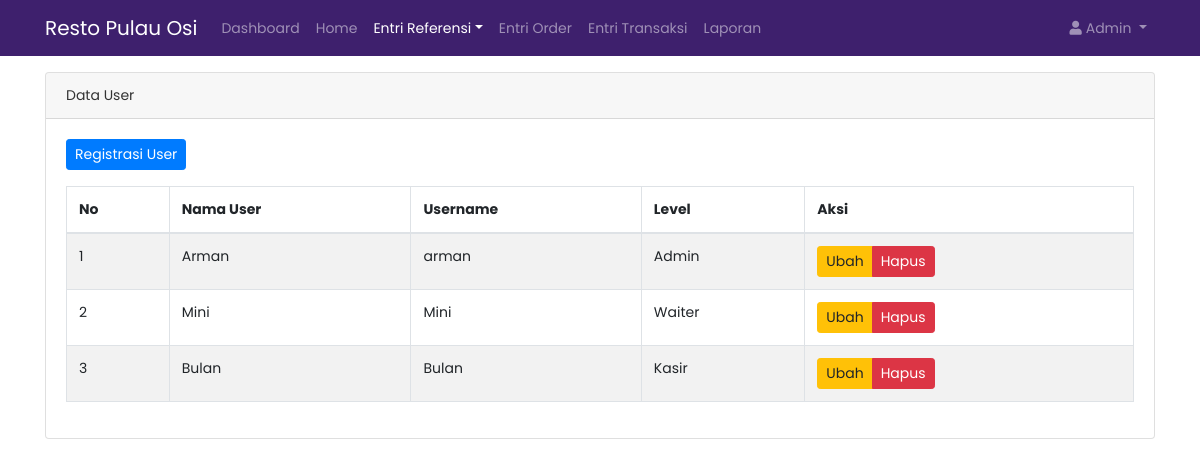
/dashboard/index.php?user (signed in), run on the app's committed database.
### tables this page shows
CREATE TABLE `tb_user` (
  `id_user` int(11) NOT NULL,
  `username` varchar(128) NOT NULL,
  `password` varchar(128) NOT NULL,
  `nama_user` varchar(128) NOT NULL,
  `id_level` int(1) NOT NULL
);

### dashboard/admin/data_user.php (the view, shortened to what this page needs)
<div class="container mt-3">
	<div class="card">
		<div class="card-header">
			Data User
		</div>
		<div class="card-body">
			<?php if ($_SESSION['level'] == "Admin"): ?>
				<a href="index.php?registrasi"><button class="btn btn-primary btn-sm mb-3">Registrasi User</button></a>
			<?php endif ?>
			<table class="table table-bordered table-hover table-striped" id="tabel">
				<thead>
					<tr>
						<th>No</th>
						<th>Nama User</th>
						<th>Username</th>
						<th>Level</th>
						<?php if ($_SESSION['level'] == "Admin"): ?>
							<th>Aksi</th>
						<?php endif ?>
					</tr>
				</thead>
				<tbody>
					<?php
					$i = 1;
					$sql = mysqli_query($kon, "SELECT * FROM tb_user");
					while ($data = mysqli_fetch_array($sql)) : ?>
						<tr>
							<td><?= $i++; ?></td>
							<td><?= $data['nama_user'] ?></td>
							<td><?= $data['username'] ?></td>
							<?php
							if ($data['id_level'] == 1) {
								$level = "Admin";
							} elseif ($data['id_level'] == 2) {
								$level = "Waiter";
							} else {
								$level = "Kasir";
							}
							?>
							<td><?= $level; ?></td>
							<?php if ($_SESSION['level'] == "Admin"): ?>
								<td>
									<div class="btn-group">
										<a href="index.php?ubah_user=<?= $data['id_user'] ?>" class="btn btn-sm btn-warning">Ubah</a>
										<a href="fungsi/hapusUser.php?id_user=<?= $data['id_user']; ?>"
											class="btn btn-danger btn-sm"
											onclick="return confirm('Apakah Anda yakin ingin menghapus data ini?')">Hapus</a>
									</div>
								</td>
							<?php endif; ?>
						</tr>
					<?php endwhile; ?>
				</tbody>
			</table>
		</div>
	</div>
</div>

### dashboard/assets/css/custom.css (style rules this page uses)
body { font-size: .875rem; font-family: 'Poppins', sans-serif; background-color: #fff; color: #333; }

### data on the page
tb_user: nama_user "Arman", username "arman", id_level "Admin"
tb_user: nama_user "Mini", username "Mini", id_level "Waiter"
tb_user: nama_user "Bulan", username "Bulan", id_level "Kasir"

### other printed values
$_SESSION['level'] "Admin"
